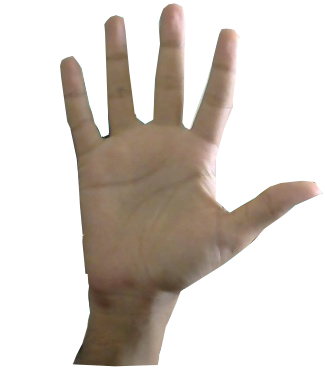
#> input picture hand2.jpg, 325 x 376 px
$ python convexity.py
#> lines starting #> are read from the running program, lines starting #| are printed output that depends on the picture; after the words box and inside, x2 and y2 are one past the last pixel; in counts of white or black regions, pixels touching at a corner belong together
import cv2
import numpy as np

img = cv2.imread('hand2.jpg')
#> img is the input picture: shape (376, 325, 3); mean B, G, R 200.6, 207.4, 214.7
img_gray = cv2.cvtColor(img,cv2.COLOR_BGR2GRAY)
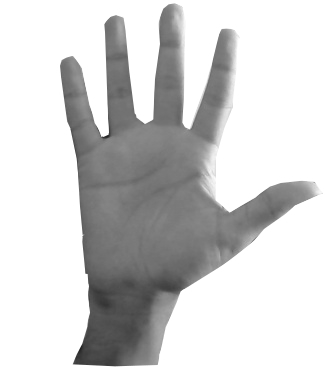
#> img_gray: shape (376, 325); min 36, max 255, mean 208.8
ret, thresh = cv2.threshold(img_gray, 200, 255,cv2.THRESH_BINARY_INV)
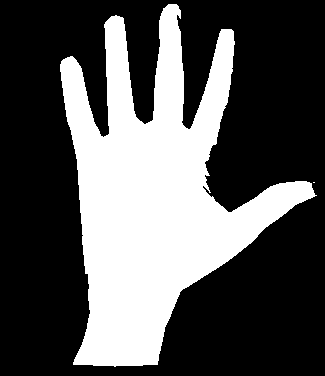
#> thresh: shape (376, 325); 33.5% white; 2 white regions (1 under 20 px)
contours,hierarchy = cv2.findContours(thresh,2,1)
#> contours = 2 contours, 1 with area under 20; largest, box (x1, y1, x2, y2) and area: (60, 4, 317, 367) 40116
cnt = contours[0]
#> cnt = [[313, 182], [314, 182]]
cv2.imshow('thresh',thresh)
print(len(contours))
#| 2

hull = cv2.convexHull(cnt,returnPoints = False)
#> hull = [1, 0]
print(hull==None)
#| [[False]
#|  [False]]
defects = cv2.convexityDefects(cnt,hull)
print(defects==None)
#| True
#> (the run stopped early here; a loop or call above may not have finished)
